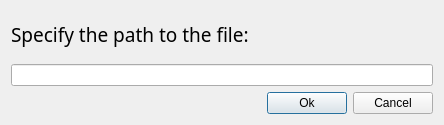
<?xml version="1.0" encoding="UTF-8"?>
<ui version="4.0">
 <class>File</class>
 <widget class="QDialog" name="File">
  <property name="geometry">
   <rect>
    <x>0</x>
    <y>0</y>
    <width>444</width>
    <height>125</height>
   </rect>
  </property>
  <property name="windowTitle">
   <string>File</string>
  </property>
  <property name="windowIcon">
   <iconset resource="icons.qrc">
    <normaloff>:/icons/icons/dialogIcon.jpg</normaloff>:/icons/icons/dialogIcon.jpg</iconset>
  </property>
  <layout class="QGridLayout" name="gridLayout">
   <item row="1" column="0">
    <spacer name="horizontalSpacer">
     <property name="orientation">
      <enum>Qt::Horizontal</enum>
     </property>
     <property name="sizeHint" stdset="0">
      <size>
       <width>245</width>
       <height>20</height>
      </size>
     </property>
    </spacer>
   </item>
   <item row="1" column="1">
    <widget class="QPushButton" name="okButton">
     <property name="text">
      <string>Ok</string>
     </property>
    </widget>
   </item>
   <item row="1" column="2">
    <widget class="QPushButton" name="cancelButton">
     <property name="text">
      <string>Cancel</string>
     </property>
    </widget>
   </item>
   <item row="0" column="0" colspan="3">
    <layout class="QVBoxLayout" name="verticalLayout">
     <item>
      <widget class="QLabel" name="label">
       <property name="font">
        <font>
         <family>JetBrains Mono</family>
         <pointsize>14</pointsize>
        </font>
       </property>
       <property name="text">
        <string>Specify the path to the file:</string>
       </property>
      </widget>
     </item>
     <item>
      <widget class="QLineEdit" name="lineEdit"/>
     </item>
    </layout>
   </item>
  </layout>
 </widget>
 <resources>
  <include location="icons.qrc"/>
 </resources>
 <connections/>
</ui>
